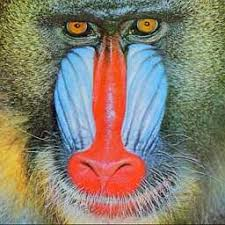
#> input picture test_img/monkey.jpeg, 225 x 225 px
$ python scratch_syn.py
#> lines starting #> are read from the running program, lines starting #| are printed output that depends on the picture
### ALS_CCA.py
import numpy as np
import time
import helper

import numpy as np
import time

import numpy as np
import time


class ALS_CCA:
    def __init__(self, gamma_x=1e-6, gamma_y=1e-6, max_iter=600, tol=1e-6,n_components=1):
        self.gamma_x = gamma_x
        self.gamma_y = gamma_y
        self.max_iter = max_iter
        self.tol = tol
        self.n_components = n_components
        self.u = None
        self.v = None

    # [89 lines left out: functions fit, transform, gradient_descent, not called in this run]
    '''512'''
    # [28 lines left out: function svrg, not called in this run]

    '''128'''
    # [82 lines left out: functions asvrg, inprod, gs, not called in this run]

### scratch/scratch_syn.py
import cv2
import numpy as np

import helper
from ALS_CCA import ALS_CCA

# Example Usage
if __name__ == "__main__":
    #init algorithms
    als_cca = ALS_CCA()

    image_monkey = cv2.imread("../test_img/monkey.jpeg", cv2.IMREAD_GRAYSCALE)
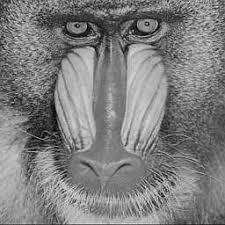
#> image_monkey: shape (225, 225); min 0, max 225, mean 126.7
    if image_monkey is None:
        raise ValueError("Image not found! Make sure the path is correct.")
    image_apple = cv2.imread("../test_img/woman.jpeg", cv2.IMREAD_GRAYSCALE)
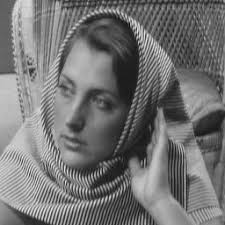
#> input picture test_img/woman.jpeg, 225 x 225 px
#> image_apple is the input picture: shape (225, 225); min 8, max 241, mean 115.1
    if image_apple is None:
        raise ValueError("Image not found! Make sure the path is correct.")

    height, width = image_monkey.shape
#> height = 225; width = 225


    split_point = width // 2  # Integer division
#> split_point = 112

    if width % 2 != 0:
        left_half = image_monkey[:, :split_point]
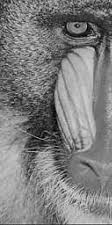
#> left_half: shape (225, 112); min 0, max 223, mean 126.3
        right_half = image_monkey[:, split_point+1:]
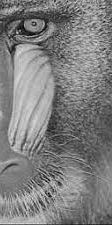
#> right_half: shape (225, 112); min 0, max 225, mean 127.1
    else:
        left_half = image_monkey[:, :split_point]
        right_half = image_monkey[:, split_point:]

    print(left_half.shape)
#| (225, 112)
    print(right_half.shape)
#| (225, 112)

    X = left_half.astype(np.float32)
    Y = right_half.astype(np.float32)


    '''
    split_point = height // 2  # Integer division
    # Handle odd heights
    if height % 2 != 0:
        upper_half = image_monkey[:split_point , :]  # Extra row to upper half
        lower_half = image_monkey[split_point + 1:, :]
    else:
        upper_half = image_monkey[:split_point, :]
        lower_half = image_monkey[split_point:, :]

    print(upper_half.shape)
    print(lower_half.shape)

    # Flatten the halves to create feature matrices
    X = upper_half.astype(np.float32)
    Y = lower_half.astype(np.float32)
    '''

    ''' When testing with 2 different images
    X = image_monkey.astype(np.float32)
    Y = image_apple.astype(np.float32)
    '''

    ''' When testing with 2 same images
    X = image_monkey.astype(np.float32)
    Y = image_monkey.astype(np.float32)
    '''
    X = X.reshape(1,-1)
    Y = Y.reshape(1, -1)
    print(X.shape)
#| (1, 25200)
    print(Y.shape)
#| (1, 25200)


    # Normalize data (zero mean, unit variance)
    X = (X - np.mean(X, axis=1, keepdims=True)) / (np.std(X, axis=1, keepdims=True) + 1e-8)
    Y = (Y - np.mean(Y, axis=1, keepdims=True)) / (np.std(Y, axis=1, keepdims=True) + 1e-8)

#> (the run stopped early here; a loop or call above may not have finished)
